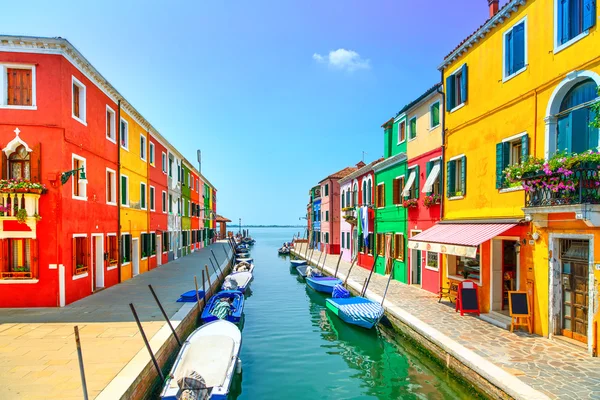
#> input picture random_images/Colorfull_Scenary.jpg, 600 x 400 px, found by its file name
$ python edge_Detection_2.py
#> lines starting #> are read from the running program, lines starting #| are printed output that depends on the picture; after the words box and inside, x2 and y2 are one past the last pixel; in counts of white or black regions, pixels touching at a corner belong together
import cv2 as cv
import numpy as np
import matplotlib.pyplot as plt
import math

# Reading and scaling the image
# myImage = cv.imread( "random_images\CAR_WITH_ARUCO_MARKERS.png" )
# myImage = cv.resize(myImage, (myImage.shape[1]//2, myImage.shape[0]//2) )
# cv.imshow("the original image", myImage)

myImage = cv.imread( "random_images\Colorfull_Scenary.jpg" )
#> myImage is the input picture: shape (400, 600, 3); mean B, G, R 140.8, 155.8, 155.4
cv.imshow("the original image", myImage)

# Grayscale the image
myImageGrayScaled = cv.cvtColor(myImage, cv.COLOR_BGR2GRAY)
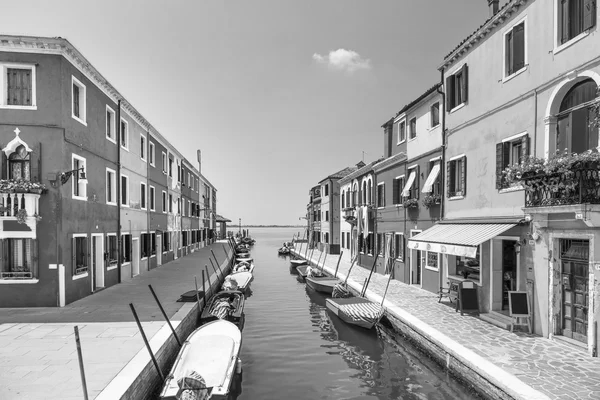
#> myImageGrayScaled: shape (400, 600); min 0, max 255, mean 154
cv.imshow("grayscaled image", myImageGrayScaled)

## LAPLACIAN

# For Info: https://docs.opencv.org/3.4/d5/db5/tutorial_laplace_operator.html

# Generate the laplacian and scale it  and take the absolute
myImageLaplacianNonScaled = cv.Laplacian(myImageGrayScaled, cv.CV_16S, ksize=3)
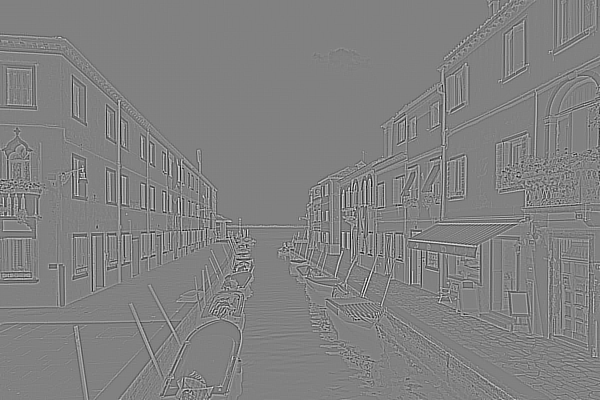
#> myImageLaplacianNonScaled: shape (400, 600) int16; min -1152, max 1118, mean 0; drawn with min black and max white
myImageLaplacianScaled = cv.convertScaleAbs(myImageLaplacianNonScaled)
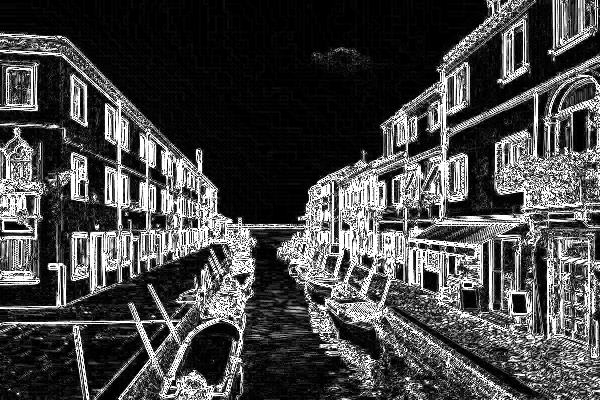
#> myImageLaplacianScaled: shape (400, 600); min 0, max 255, mean 70.4

# Display the output
# cv.imshow("laplacian", myImageLaplacianScaled)


## SOBEL

# For info: https://docs.opencv.org/3.4/d2/d2c/tutorial_sobel_derivatives.html
# Calculate the X gradient
myGradX = cv.Sobel(myImageGrayScaled, cv.CV_64F, 1, 0, ksize=3, scale=1, delta=0, borderType=cv.BORDER_DEFAULT)
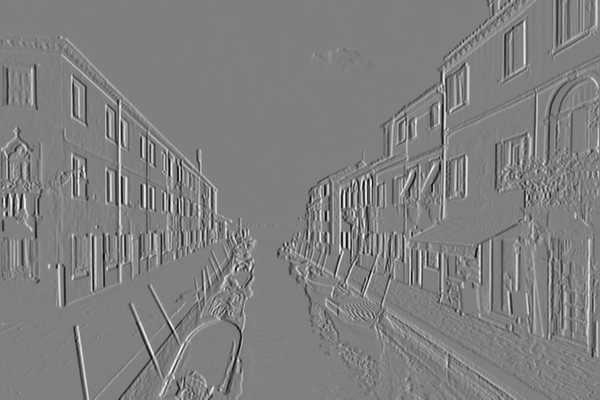
#> myGradX: shape (400, 600) float64; min -813, max 807, mean 0; drawn with min black and max white
# You have to scale the gradient using the line of code below if you use ddepth=cv.CV_16S instead of cv.CV_64F
# myGradX = cv.convertScaleAbs(myGradX)
cv.imshow("X Gradient", myGradX)
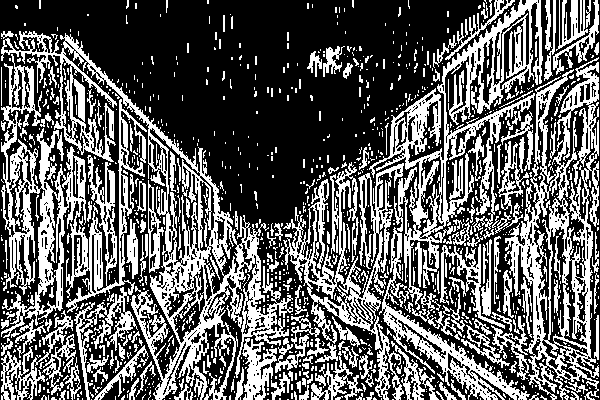
#> window 'X Gradient': shape (400, 600); 37.7% white; 1209 white regions (996 under 20 px), largest, box (x1, y1, x2, y2) and area: (1, 31, 293, 400) 15545, (369, 0, 543, 400) 14727, (1, 54, 147, 338) 11774

# Calculate the Y gradient
myGradY = cv.Sobel(myImageGrayScaled, cv.CV_64F, 1, 0, ksize=3, scale=1, delta=0, borderType=cv.BORDER_DEFAULT)
# You have to scale the gradient using the line of code below if you use ddepth=cv.CV_16S instead of cv.CV_64F
# myGradY = cv.convertScaleAbs(myGradY)
cv.imshow("Y Gradient", myGradY)

# Combine the gradients
myGradsCombined = cv.bitwise_or(myGradX, myGradY)

# display the results
cv.imshow("My Grads Combined", myGradsCombined)

cv.waitKey(0)
